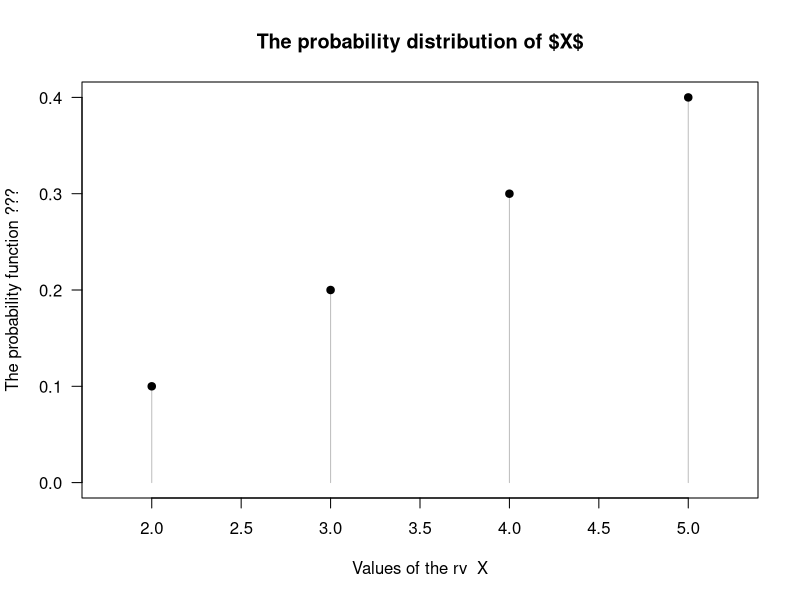
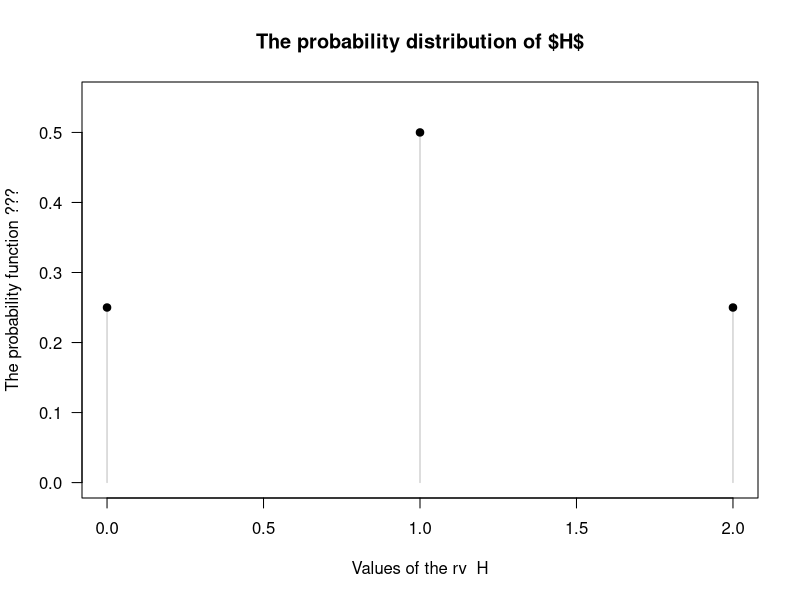
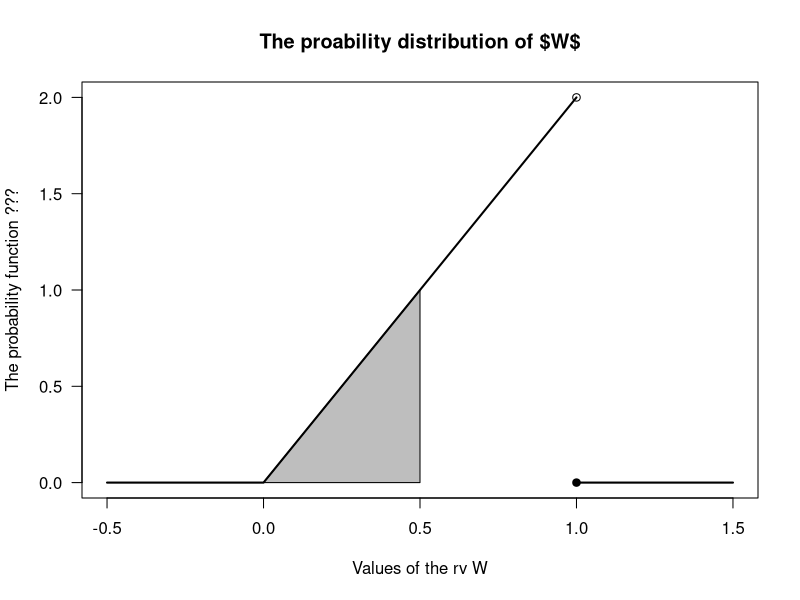
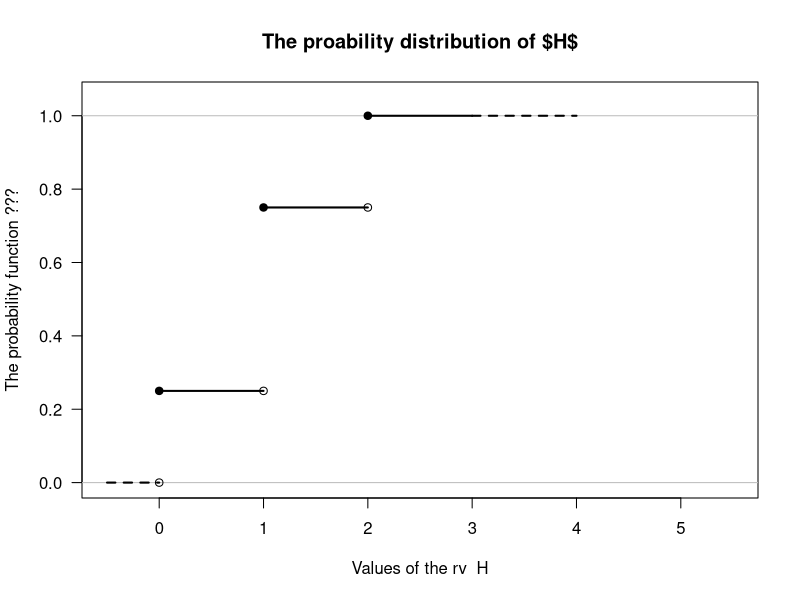
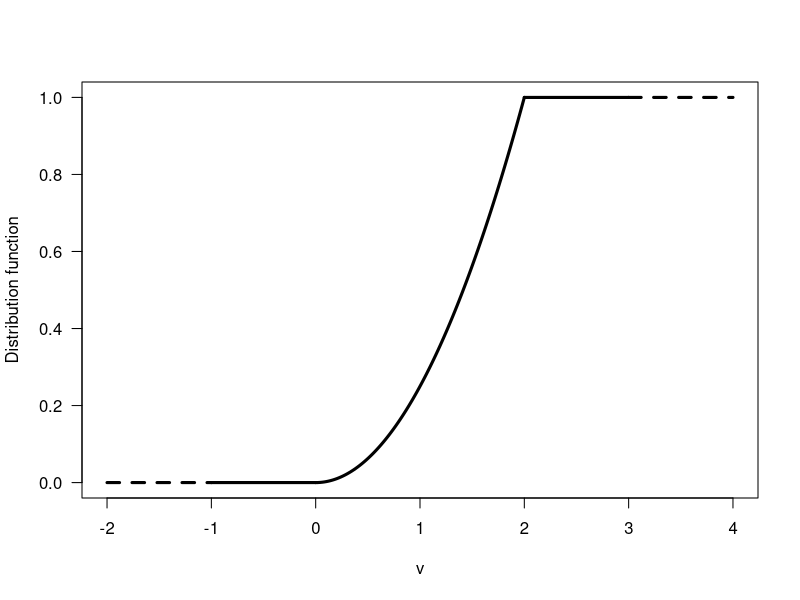
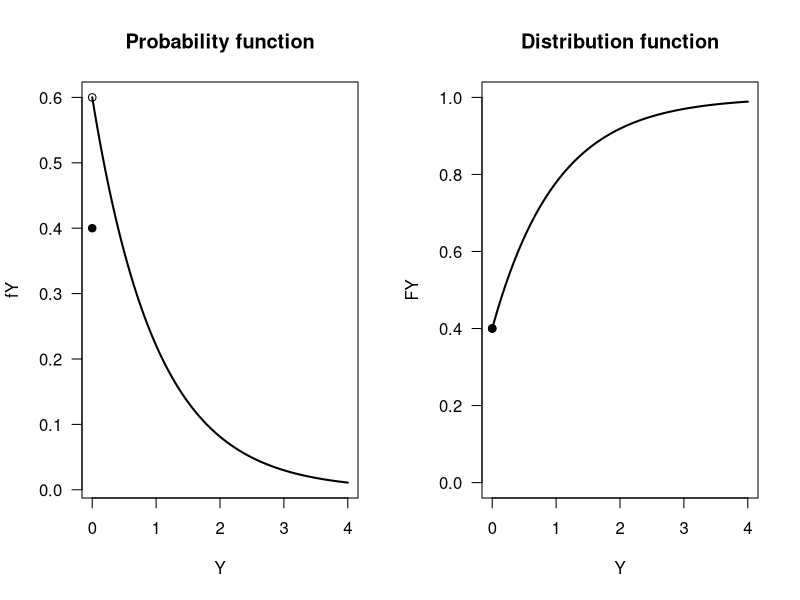

R code for these plots, in order:
## ---- chunk 1
rvTable <- array( dim = c(4, 3))
colnames(rvTable) <- c("Elements of $S$",
                       "Function $H$",
                       "Value of $H$")

rvTable [1, ] <- c("$(TT) = s_1$",
                   "$H(s_1)$, the number of heads in $s_1$",
                   "0")
rvTable [2, ] <- c("$(TH) = s_2$",
                   "$H(s_2)$, the number of heads in $s_2$",
                   "1")
rvTable [3, ] <- c("$(HT) = s_3$",
                   "$H(s_3)$, the number of heads in $s_3$",
                   "1")
rvTable [4, ] <- c("$(HH) = s_4$",
                   "$H(s_4)$, the number of heads in $s_4$",
                   "2")
knitr::kable(rvTable,
             align = "c",
             caption = "The random variable $H$ maps each element in the sample space $S$ to a real number")
## ---- chunk 2
LargestDieTable <- array( dim = c(2, 4)) 

rownames(LargestDieTable) <- c("$x$",
                               "$\\Pr(X = x)$")

LargestDieTable[1, ] <- 2:5
LargestDieTable[2, ] <- ( (2:5) - 1 ) / 10

knitr::kable(LargestDieTable,
             caption = "A table showing the distribution of $X$, the largest number in two rolls of a die")
## ---- chunk 3
plot( x = 2:5,
      y = c(0.1, 0.2, 0.3, 0.4),
      xlim = c(1.75, 5.25),
      ylim = c(0, 0.4),
      type = "h",
      las = 1,
      lty = 1,
      lwd = 1,
      col = "grey",
      main = "The probability distribution of $X$",
      xlab = "Values of the rv  X",
      ylab = "The probability function ???"
)
points( x = 2:5,
        y = c(0.1, 0.2, 0.3, 0.4),
        pch = 19)

## ---- chunk 4
TwoDieTable <- array( dim = c(2, 3)) 

rownames(TwoDieTable) <- c("$h$",
                           "$\\Pr(H = h)$")

TwoDieTable[1, ] <- 0:2
TwoDieTable[2, ] <- c(0.25, 0.50, 0.25)

knitr::kable(TwoDieTable,
             caption = "A table showing the distribution of $H$, the number f heaDS in two rolls of a die")
## ---- chunk 5
plot( x = 0:2,
      y = c(0.25, 0.50, 0.25),
      ylim = c(0, 0.55),
      type = "h",
      las = 1,
      col = "grey",
      main = "The probability distribution of $H$",
      xlab = "Values of the rv  H",
      ylab = "The probability function ???"
)

points( x = 0:2,
        y = c(0.25, 0.5, 0.25),
        pch = 19)

## ---- chunk 6
plot( x = c(-0.5, 1.5),
      y = c(0, 2),
      type = "n",
      las = 1,
      main = "The proability distribution of $W$",
      xlab = "Values of the rv W",
      ylab = "The probability function ???"
)

polygon( x = c(0, 0.5, 0.5, 0),
         y = c(0, 1, 0, 0),
         col = "grey")
lines( x = c(-0.5, 0, 1),
       y = c(0, 0, 2),
       lwd = 2)
lines( x = c(1, 1.5),
       y = c(0, 0),
       lwd = 2)
points(1, 2, 
       pch = 1)
points(1, 0, 
       pch = 19)
## ---- chunk 7
plot( x = c(-0.5, 5.5),
      y = c(0, 1.05),
      type = "n",
      las = 1,
      main = "The proability distribution of $H$",
      xlab = "Values of the rv  H",
      ylab = "The probability function ???"
)

abline(h = c(0, 1),
       col = "grey")


lines( x = c(-0.5, 0),
       y = c(0, 0),
       lty = 2,
       lwd = 2)
lines( x = c(0, 1),
       y = c(0.25, 0.25),
       lwd = 2)
lines( x = c(1, 2),
       y = c(0.75, 0.75),
       lwd = 2)
lines( x = c(2, 3),
       y = c(1, 1),
       lwd = 2)
lines( x = c(3, 4),
       y = c(1, 1),
       lwd = 2,
       lty = 2)


points(0, 0, 
       pch = 1)
points(0, 0.25, 
       pch = 19)

points(1, 0.25, 
       pch = 1)
points(1, 0.75, 
       pch = 19)

points(2, 0.75, 
       pch = 1)
points(2, 1, 
       pch = 19)

## ---- chunk 8
vb <- seq(0, 2,
         length = 100)
vbDF <- ( vb ^ 2 ) / 4

plot( x = c(-2, 4),
      y = c(0, 1),
      type = "n",
      xlab = "v",
      ylab = "Distribution function",
      las = 1)
lines( x = c(-2, -1),
       y = c(0, 0),
       lwd = 3,
       lty = 2)
lines( x = c(-1, 0),
       y = c(0, 0),
       lwd = 3,
       lty = 1)
lines( vbDF ~ vb,
       lwd = 3)
lines( x = c(2, 3),
       y = c(1, 1),
       lwd = 3)
lines( x = c(3, 4),
       y = c(1, 1),
       lwd = 3,
       lty = 2)
## ---- chunk 9
par( mfrow = c(1, 2))

p <- 0.4
x <- seq(0, 4, 
         length = 100)
fy <- (1 - p) * exp( - x)
fy[1] <- 1 - p

Fy <- 0.4 + 0.6 * (1 - exp(-x ) )
F[1] <- p

plot(fy ~ x,
     lwd = 2,
     type = "l",
     xlab = "Y",
     ylab = "fY",
     main = "Probability function",
     las = 1)
points( x = 0,
        y = 0.4,
        pch = 19)
points( x = 0,
        y = 0.6,
        pch = 1)


plot(Fy ~ x,
     ylim = c(0, 1),
     lwd = 2,
     type = "l",
     xlab = "Y",
     ylab = "FY",
     main = "Distribution function",
     las = 1)
points( x = 0,
        y = Fy[1],
        pch = 19)
points( x = 0,
        y = 0.4,
        pch = 1)

